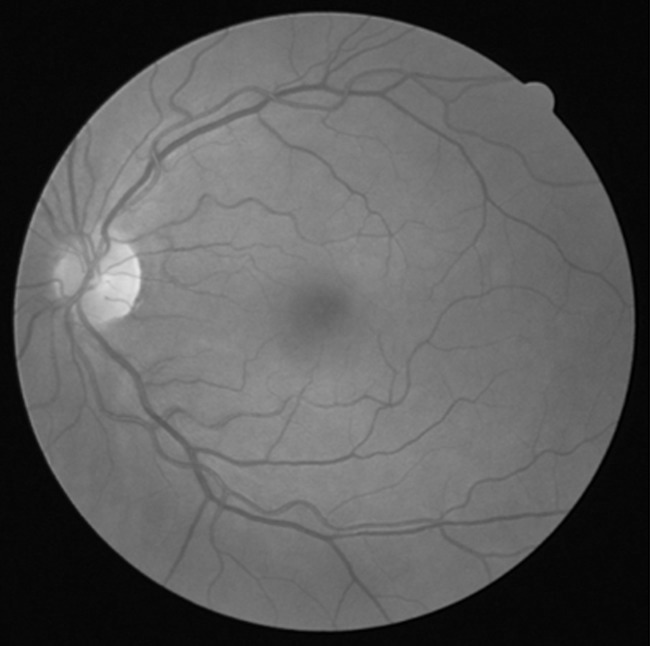
#> input picture TP4/assets/ej2/eyebw.jpg, 650 x 646 px
$ jupyter execute --allow-errors ej2.ipynb
#> lines starting #> are read from the running program, lines starting #| are printed output that depends on the picture; after the words box and inside, x2 and y2 are one past the last pixel; in counts of white or black regions, pixels touching at a corner belong together
### TP4/src/helpers/plot_histogram.py
# import numpy as np
import matplotlib.pyplot as plt
import numpy as np
import matplotlib as cm
def plot_histogram(image, new_image=[], title='', label='Original', new_label='', xlim=(0,255), correctY=True, showColorBar = True, plotCDF = False):
    """
    The function plots the histogram of an input image and, optionally, overlaps the histogram of secondary image.

    Parameters
    ----------
        'image':            array_like - The image used to plot the histogram. An array that contains the image values.
        'new_image':        array_like or None - Optional - The secondary image used to plot the histogram. An array that contains the image values.
        'title':            string -The plot's title.
        'label':            string - The label of the primary histogram.
        'new_label':        string or None - The label of the secondary histogram.
        'xlim':             tuple - The limits of the histogram to plot.
        'correctY':         bool - Adjusts the Y axis limits to fit the visualized graph.
        'showColorBar':     bool - Incorporates a gray color bar at the bottom of the plot.
        'plotCDF'           bool - Interpolates the cumulative distribution function in the histogram's plot.
    ----------
        'bins':             array_like - The edges of the bins.
        'N1':               array_like - The values of the primary histogram bins.
        'N2':               array_like - The values of the secondary histogram bins.
    """
    # Histograma original
    fig, ax = plt.subplots(figsize=(10,5))
    N1, bins1, _= ax.hist(image.ravel(),256,[0,255], density=True, label=label,)

    if (plotCDF):
        cdf = N1.cumsum()
        cdf_normalized = cdf * float(N1.max()) / cdf.max()
        ax.plot(cdf_normalized, label='CDF ' + label)

    # Histograma de la nueva imagen
    N2 = N1.copy()
    if(new_image is not None and len(new_image) > 0):
        N2, bins2, _ = ax.hist(new_image.ravel(),256,[0,255], density=True, label=new_label, alpha=0.8)
        if(plotCDF):
            cdf2 = N2.cumsum()
            cdf2_normalized = cdf2 * float(N2.max()) / cdf2.max()
            ax.plot(cdf2_normalized, label='CDF ' + new_label)


    # Selección límites
    plt.xlim(xlim)
    if (correctY):
        correct_limit(ax, bins1, N1, N2, xlim)

    sm = plt.cm.ScalarMappable(cmap=plt.cm.gray, norm=plt.Normalize(vmin=0, vmax=255))

    sm._A = []
    if (showColorBar):
        ticks = plt.xticks()[0]
        colorbar = plt.colorbar(sm, location='bottom', boundaries=np.linspace(xlim[0],xlim[1],200))
        colorbar.ax.get_xaxis().set_ticks([])


    plt.tight_layout()
    plt.legend()
    plt.title(title)
    plt.show()
    return bins1, N1, N2

def correct_limit(axis, x, y1, y2, xlim):
   i = np.where( (x > xlim[0]) &  (x < xlim[1]) )[0]
   plt.ylim( np.min([y1[i].min()*0.9, y2[i].min()*0.9]), np.max([y1[i].max()*1.1, y2[i].max()*1.1]))

### TP4/src/helpers/compare_images.py
import matplotlib.pyplot as plt
def compare_images(images, titles, norm=False):
    '''
    Plots a sequence of images next to each other.

        Parameters
        ----------
        images : array
            Images (in array format) to plot
        titles : array
            Titles (string) of each image. Must be the same size as the images array.
        norm : bool
            If True indicates range 0-1. If False, range 0-255.
    '''
    if (len(titles) != len(images)):
        raise ValueError("The length of the titles array must be equal to the length of the images array.")

    fig, axs = plt.subplots(1, len(images), figsize=(15,15))
    for i in range(len(images)):
        axs[i].axis('off')
        if norm:
            axs[i].imshow(images[i], cmap='gray', vmin=0, vmax=1)
        else:
            axs[i].imshow(images[i], cmap='gray')
        axs[i].set_title(titles[i])

### TP4/src/helpers/imadjust.py
import numpy as np
def imadjust(image, low_in, high_in, low_out, high_out, gamma = 1):
    """
    The function applies a transformation to an input image. It maps a range of values to another one.

    Parameters
    ----------
        'image':            array_like - The image to modify. An array that contains the image values.
        'low_in':           float - The lower value of the input image range to transform.
        'high_in':          float - The upper value of the input image range to transform.
        'low_out':          float - The lower value of the output image range.
        'high_out':         float - The upper value of the output image range.
        'gamma':            float - The gamma factor to apply to the transformation. Results in a non-linear transformation if gamma is different from 1.
    ----------
        'new_image':      array_like - The resulting image. An array that contains the image values.
    """
    # Normalización
    new_image = image.copy()/255

    # Definición de máscaras.
    mask_transf = np.bitwise_and(low_in<new_image, new_image<=high_in)    # Valores entre low_in y high_in..
    mask_low = low_in >= new_image      # Valores menores a low_in. Se mapearán a low_out.
    mask_high = new_image > high_in    # Valores mayores a high_in. Se mapearán a high_out.

    # Transformación
    new_image[mask_low] = low_out
    new_image[mask_transf] = (((new_image[mask_transf] - low_in)/(high_in - low_in)) ** gamma) * (high_out - low_out) + low_out  #Transformación
    new_image[mask_high] = high_out

    # Límites
    new_image[new_image > 1] = 1
    new_image[new_image < 0] = 0

    # Denormalización
    new_image *= 255
    new_image = np.array(np.round(new_image,decimals=0), dtype=np.uint8)

    return new_image

### TP4/src/ej2/ej2.ipynb
# Procesamiento de Imágenes - Trabajo Práctico N°4
## Grupo 3
* Santiago Arribere
* Matías Francois
* Joaquín Gaytan
* Pablo Scheinfeld

# Ejercicio 2

En este ejercicio se tiene como finalidad resaltar los vasos sanguíneos oculares de la imagen eyebw.jpg (incluida en la carpeta assets del proyecto) mediante la aplicación de transformaciones.

[cell 1]
import numpy as np
from PIL import Image
import matplotlib.pyplot as plt
import sys
# Add the folder path to the sys.path list
sys.path.append('../../src/helpers/')
from compare_images import compare_images
from plot_histogram import plot_histogram
from imadjust import imadjust

## Imagen a transformar

[cell 2]
eyebw = np.array(Image.open('../../assets/ej2/eyebw.jpg'))  # Open
#> eyebw is the input picture: shape (646, 650, 3); min 0, max 229, mean 88.9

[cell 3]
plt.axis('off')
plt.imshow(eyebw, cmap='gray')
plt.show()

#> (a cell that did not finish here is left out)

#> in plot_histogram, `N1, bins1, _= ax.hist(image.ravel(),256,[0,255], density=True, label=l..`: N1 = 256 values, max 0.108 at index 7, min 0 at index 230, mean 0.00392; bins1 = 257 values from 0 to 255
#> in plot_histogram, `N2 = N1.copy()`: N2 has the same summary as N1
#> in correct_limit, `i = np.where( (x > xlim[0]) &  (x < xlim[1]) )[0]`: i = 255 values from 1 to 255

## Transformaciones

Analizando el histograma se pueden encontrar dos sectores de interés. El primero de ellos es la región muy cercana a 0. Como primer análisis se supone que el pico presente en dicha región se debe a los bordes negros de la imagen. Sin embargo, para comprobarlo se filtra este rango de tal forma de observar si algunos vasos sanguíneos se ven afectados.

[cell 5]
eye_no_black = eyebw.copy()
## Fondo
min_range = 0
max_range = 0.1*255

mask_transf = np.bitwise_and(min_range<=eye_no_black, eye_no_black<=max_range)
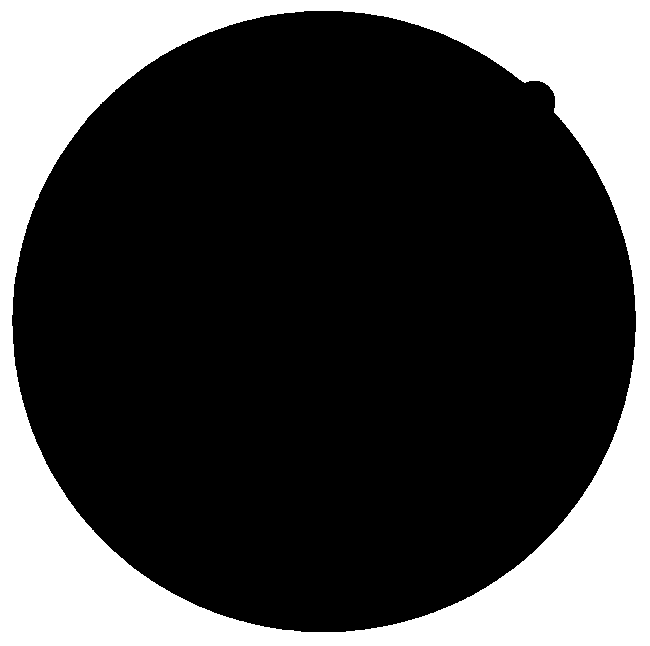
#> mask_transf: shape (646, 650, 3) bool; 27.5% white; 1 white region, box (x1, y1, x2, y2) and area: (0, 0, 650, 646) 115281
eye_no_black[mask_transf] = 255
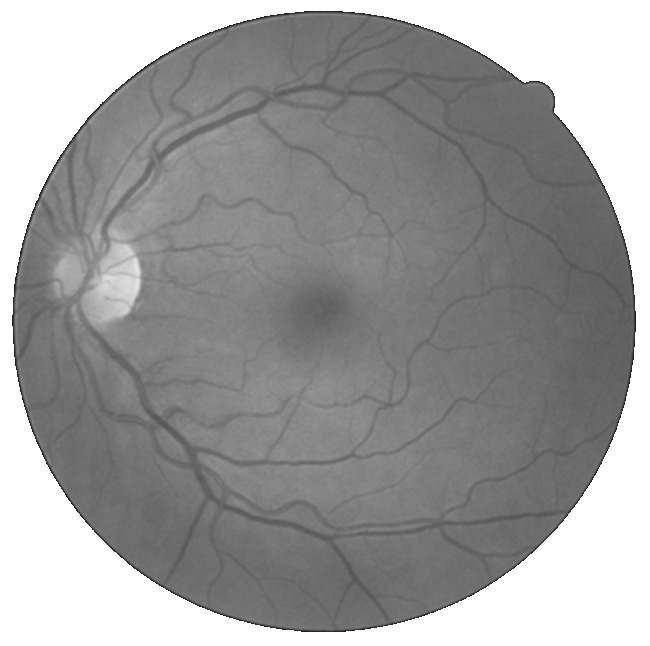
#> eye_no_black: shape (646, 650, 3); min 26, max 255, mean 156.9
compare_images([eyebw, eye_no_black], ['Original','eye_no_black'])
#> the loop in compare_images, `for i in range(len(images)):` made 2 passes
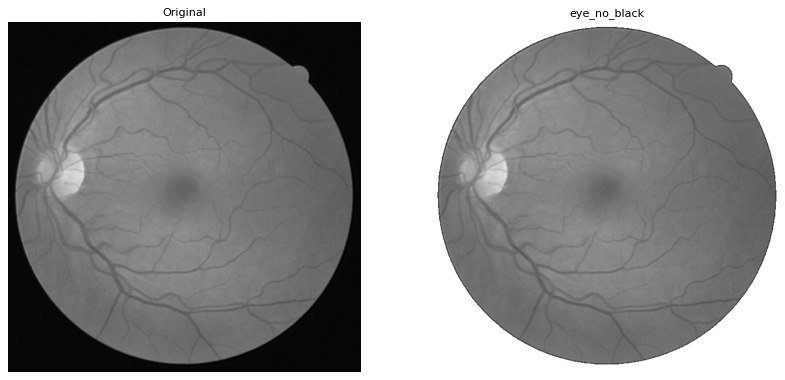
#> figure drawn by matplotlib, 2 panels

Mediante la transformación anterior se comprobó que el rango de valores cercanos a 0 correspondían únicamente a los bordes negros de la imagen y no afectan al área de contenido.

Así, la región del histograma restante con contenido significativo es la región intermedia, aproximadamente entre 0,3 y 0,7 (valores normalizados). Dicha región corresponde a los grises, entre los que se encuentran tanto los vasos sanguíneos como el fondo de ellos. Por esta razón, en las siguientes etapas se busca resaltar a los grises de los vasos y hacer menos notorio el gris de fondo.

### Transformación lineal

Una transformación simple es convertir el rango de 0,3 a 0,7 al rango de 0 a 1, de tal forma que los grises se distribuyan en mayor medida a lo largo del histograma y que los valores de grises por fuera de este rango sean mapeados a blancos o negros absolutos.

[cell 6]
new = imadjust(eyebw, 0.3,0.7,0,1)
#> in imadjust, `mask_low = low_in >= new_image`:
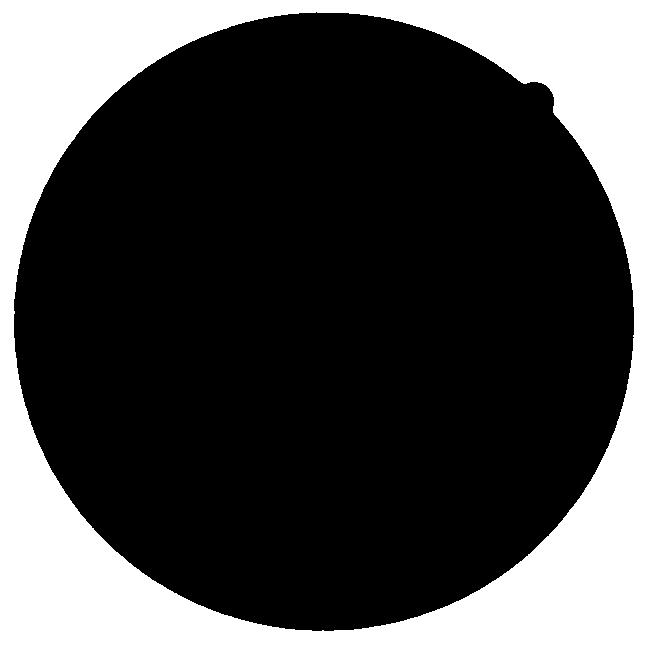
#> mask_low: shape (646, 650, 3) bool; 28.1% white; 1 white region, box (x1, y1, x2, y2) and area: (0, 0, 650, 646) 118164
#> in imadjust, `new_image[mask_high] = high_out`:
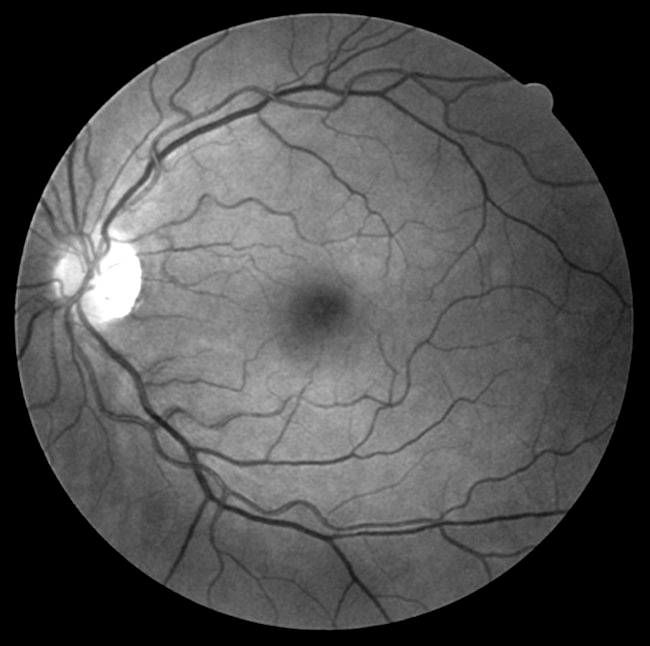
#> new_image: shape (646, 650, 3) float64; min 0, max 1, mean 0.308
compare_images([eyebw, new], ['Original','New'])
#> the loop in compare_images (call 2), `for i in range(len(images)):` made 2 passes

#> (a cell that did not finish here is left out)


Luego de realizar la transformación, se distingue una gran mejora en la percepción de la mayor parte de los vasos sanguíneos. Al estirar la región más significativa del espectro, estos tomaron un valor más cercano a 0 (más oscuro), alejándose de los grises más claros como era el fondo.

No obstante, si se contrasta la imagen original con la imagen generada, en la región izquierda de la imagen, donde existe una sección de color blanco (fondo del ojo), ciertos vasos sanguíneos, aunque eran poco apreciables, pasaron a ser totalmente imperceptibles. Si dicha región no fuera de interés, la imagen generada sería favorable. Igualmente, a continuación se aplican distintos procesamientos para intentar solventar el problema. La diferencia puede deberse a que los grises más claros fueron llevados en el histograma hacia valores aún más altos, acercándose a los blancos absolutos. A su vez, es posible que estos vasos presentaran partes pequeñas con valores mayores al 0,7, llevados entonces al valor de 1.

Como una posible solución, se decidió realizar otra transformación lineal pero en este caso tomando como valor superior de entrada un número mayor. La transformación a aplicar es del rango 0,3 a 0,9 al rango de 0 a 1.

[cell 8]
new2 = imadjust(eyebw, 0.3,0.9,0,1)
#> call 2 of imadjust, with low_in = 0.3, high_in = 0.9, low_out = 0, high_out = 1, gamma = 1
#> in imadjust (call 2), `new_image[mask_transf] = (((new_image[mask_transf] - low_in)/(high_in ..`:
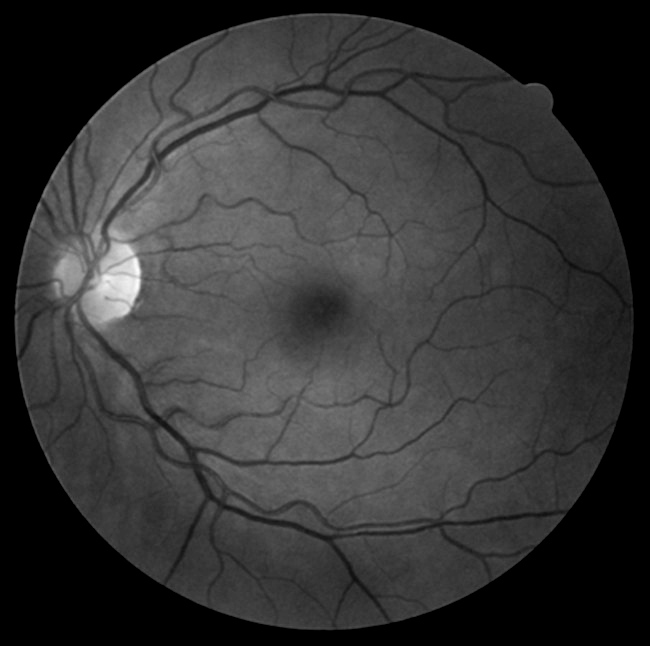
#> new_image: shape (646, 650, 3) float64; min 0, max 0.997, mean 0.206
compare_images([eyebw, new2], ['Original','New 2'])

En este caso, los vasos sanguíneos son perceptibles, tanto en la región posterior del ojo (parte blanca) como en el resto de la imagen. Sin embargo, la imagen se tornó más oscura dado que solo el histograma se estiró en mayor medida hacia los valores oscuros. Este factor, si bien permite que se aprecien los vasos sanguíneos, no es ideal y sería preferible que el fondo fuera más claro.

Bajo este razonamiento, la transformación que se busca debe llevar los valores más bajos hacia valores más oscuros pero no transformar los valores claros en la misma escala. Así, una posible implementación es incorporar el parámetro $\gamma$ en la transformación, permitiendo que esta deje de ser lineal.

[cell 9]
new3 = imadjust(eyebw, 0.15,0.85,0,1, gamma=1.5)
compare_images([eyebw, new3], ['Original','new3'])
compare_images([eyebw,new,new2, new3], ['Original','new','new2','new3'])

La imagen obtenida es algo más clara que la anterior debido a la incorporación del factor $\gamma$. Aún así, algunos sectores de ella podrían ser mejorados. Estos son apreciables en la sección derecha de la figura, donde los vasos sanguíneos no se encuentran totalmente destacados. Asimismo, en la sección central-izquierda sucede lo propio con los vasos más pequeños.

A modo de solucionar los problemas de estas secciones, se procede a reforzar o debilitar ciertos rangos de gris de tal forma que se genere un mayor contraste. Se comienza realizando lo propio para los vasos sanguíneos de la parte derecha.

[cell 10]
highlighted_right = eyebw.copy()

min_range = 70
max_range = 93

mask_transf = np.bitwise_and(min_range<=highlighted_right, highlighted_right<=max_range)
#> mask_transf: shape (646, 650, 3) bool; 0.68% white in thin lines or dots
highlighted_right[mask_transf] = highlighted_right[mask_transf]*0.9
#> highlighted_right: shape (646, 650, 3); 0.68% of pixels changed, all inside (x1, y1, x2, y2) = (14, 12, 634, 631)
highlighted_right = imadjust(highlighted_right, 0.15,0.85,0,1, gamma=1.5)

compare_images([new3, highlighted_right], ['new3','highlighted_right'])
compare_images([eyebw,new,new2, new3, highlighted_right], ['Original','new','new2','new3', 'highlighted_right'])

Tras debilitar el rango de grises utilizado se logró oscurecer algunos vasos sanguíneos, permitiendo que sean más apreciables. Sin embargo, al intentar repetir el procedimiento con otros rangos para oscurecer aún más vasos sanguíneos, algunas regiones del fondo también se oscurecían generando un resultado poco favorable.

A continuación, se refuerzan secciones de gris correspondientes al fondo de la parte central-izquierda de la imagen a fin de destacar los vasos de dicha región.

[cell 11]
highlighted_left = eyebw.copy()
min_range = 70
max_range = 91

mask_transf = np.bitwise_and(min_range<=highlighted_left, highlighted_left<=max_range)
#> mask_transf: shape (646, 650, 3) bool; 0.46% white in thin lines or dots
highlighted_left[mask_transf] = highlighted_left[mask_transf]*0.9

min_range = 91
max_range = 160

mask_transf = np.bitwise_and(min_range<=highlighted_left, highlighted_left<=max_range)
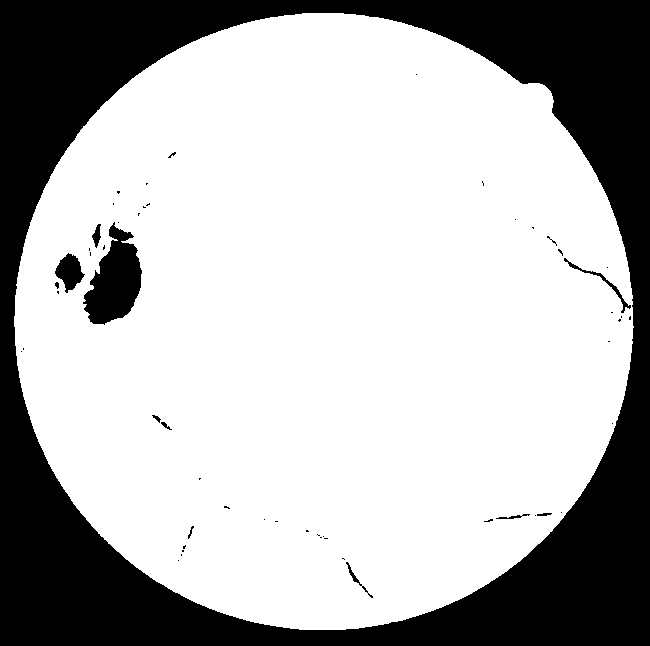
#> mask_transf: shape (646, 650, 3) bool; 70.4% white; 56 black regions (44 under 20 px), largest, box (x1, y1, x2, y2) and area: (0, 0, 650, 646) 119077, (83, 222, 142, 325) 3530, (55, 253, 85, 293) 672
highlighted_left[mask_transf] = highlighted_left[mask_transf]*1.1

highlighted_left = imadjust(highlighted_left, 0.2,0.78,0,1, gamma=1.9)
#> in imadjust (call 5), `mask_transf = np.bitwise_and(low_in<new_image, new_image<=high_in)`:
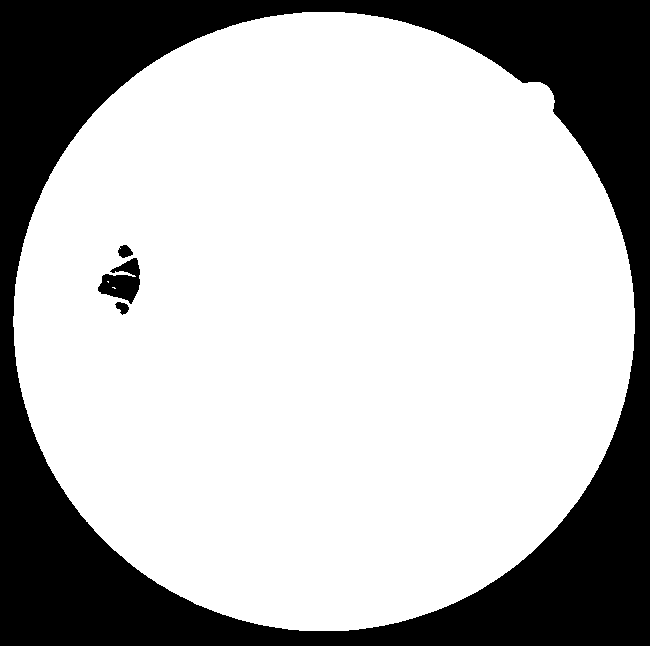
#> mask_transf: shape (646, 650, 3) bool; 71.8% white; 4 black regions, box (x1, y1, x2, y2) and area: (0, 0, 650, 646) 116879, (98, 258, 140, 304) 1113, (118, 245, 133, 258) 135, (115, 302, 129, 315) 110
#> in imadjust (call 5), `mask_low = low_in >= new_image`:
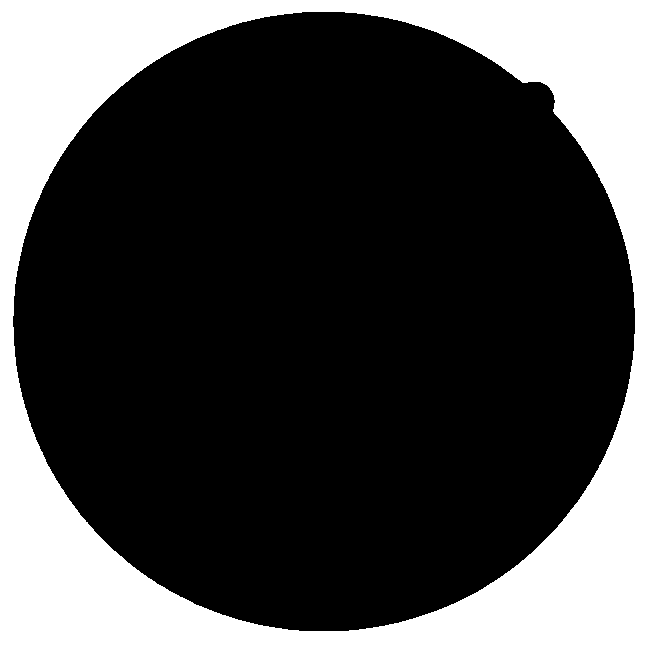
#> mask_low: shape (646, 650, 3) bool; 27.8% white; 1 white region, box (x1, y1, x2, y2) and area: (0, 0, 650, 646) 116879
#> in imadjust (call 5), `mask_high = new_image > high_in`:
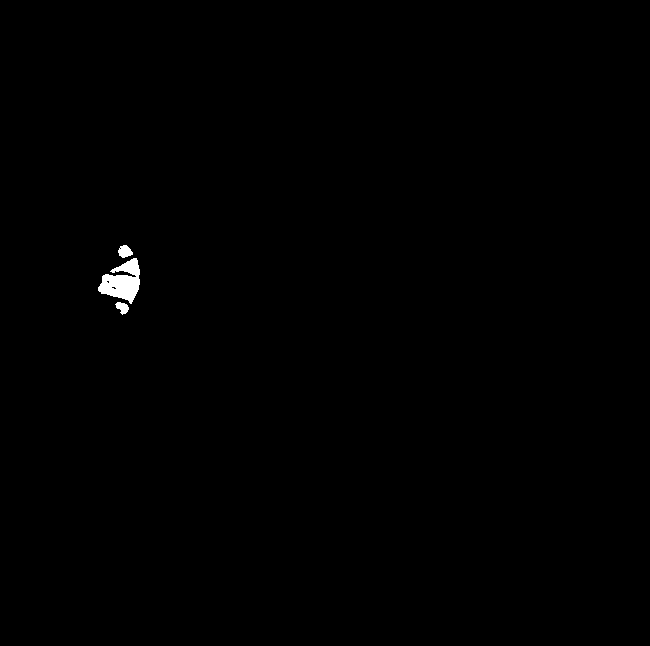
#> mask_high: shape (646, 650, 3) bool; 0.32% white; 3 white regions, box (x1, y1, x2, y2) and area: (98, 258, 140, 304) 1113, (118, 245, 133, 258) 135, (115, 302, 129, 315) 110

compare_images([highlighted_right, highlighted_left], ['highlighted_right','highlighted_left'])
compare_images([eyebw,new,new2, new3, highlighted_left], ['Original','new','new2','new3', 'highlighted_left'])

[cell 12]
final = highlighted_left.copy()

## Conclusión

[cell 13]
compare_images([eyebw, final], ['Original','Final'])
